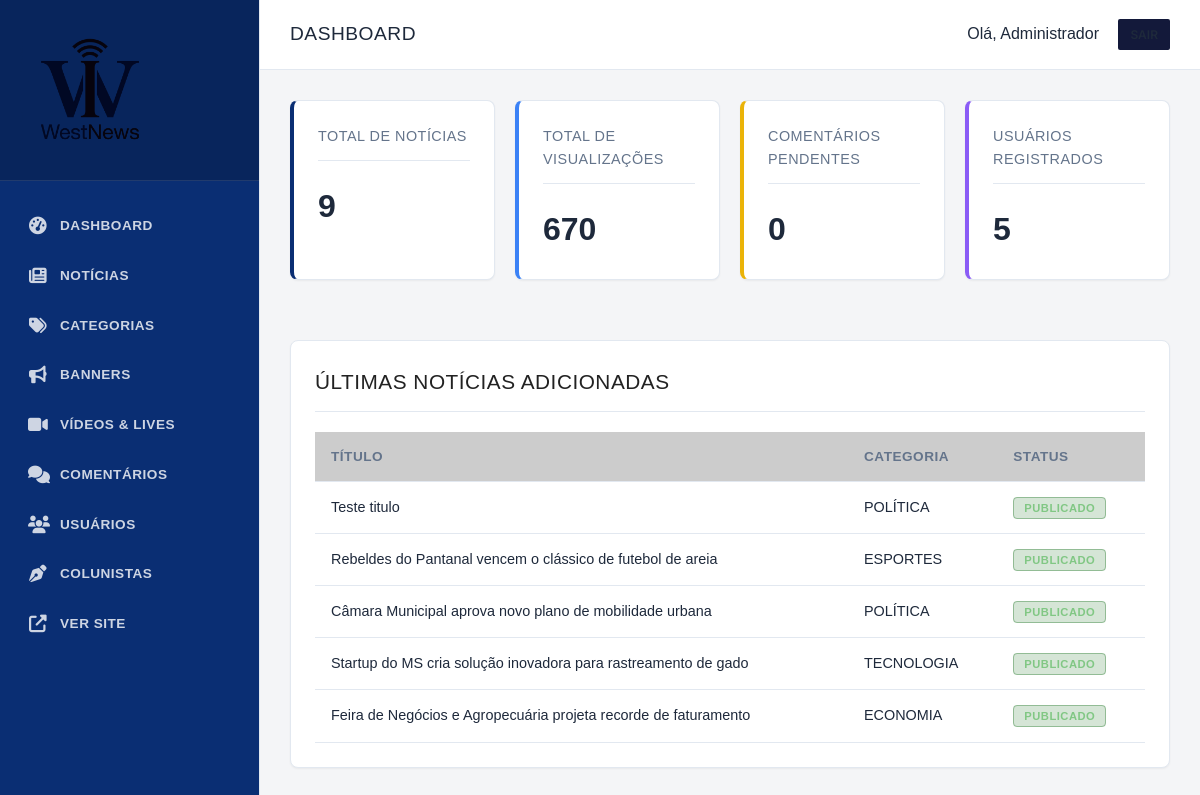
The page /admin/index.php (signed in) on the database as committed earlier.
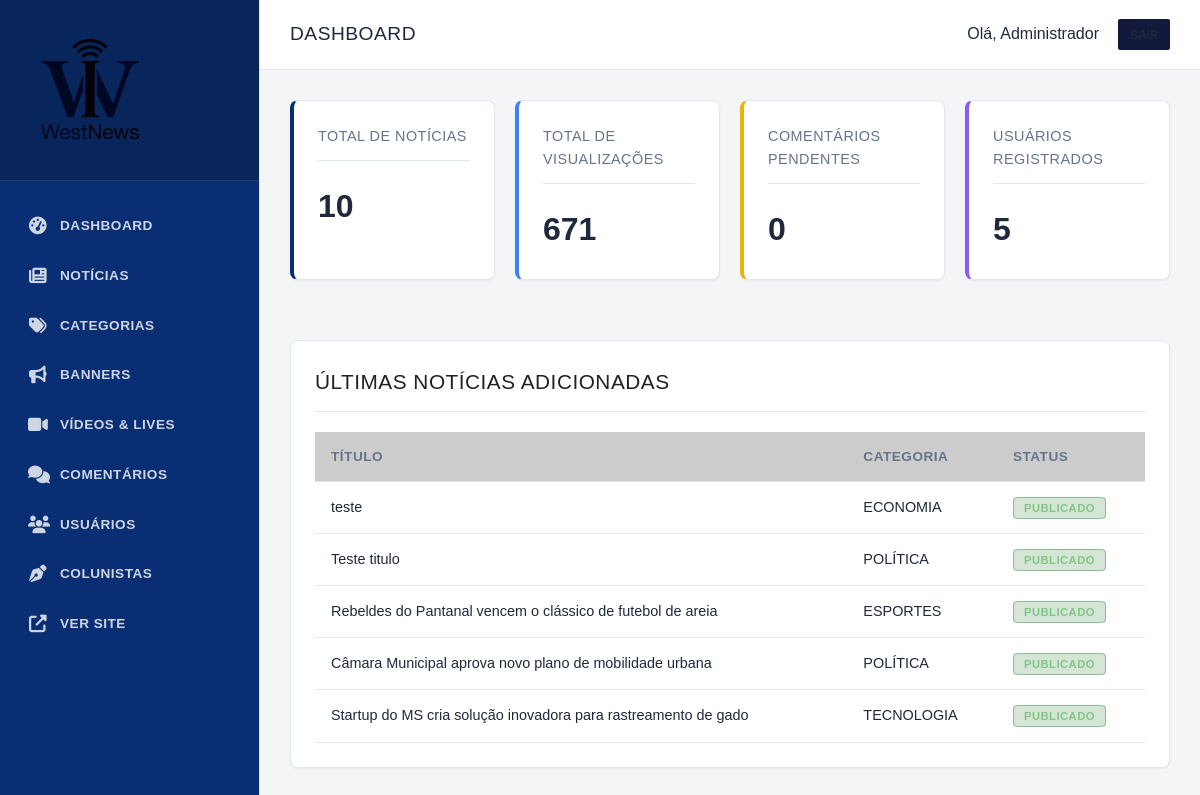
The same page on the database as committed later.
### tables this page shows
CREATE TABLE `noticias` (
  `id` INTEGER PRIMARY KEY AUTOINCREMENT,
  `titulo` TEXT NOT NULL,
  `subtitulo` TEXT DEFAULT NULL,
  `slug` TEXT NOT NULL UNIQUE,
  `conteudo` TEXT NOT NULL,
  `imagem_destacada` TEXT DEFAULT NULL,
  `legenda_imagem` TEXT DEFAULT NULL,
  `autor_id` INTEGER NOT NULL,
  `categoria_id` INTEGER NOT NULL,
  `visualizacoes` INTEGER DEFAULT 0,
  `status` TEXT DEFAULT 'rascunho',
  `destaque` INTEGER DEFAULT 0,
  `urgente` INTEGER DEFAULT 0,
  `criado_em` TIMESTAMP DEFAULT CURRENT_TIMESTAMP,
  `atualizado_em` TIMESTAMP DEFAULT CURRENT_TIMESTAMP, data_agendamento DATETIME DEFAULT NULL, views INTEGER DEFAULT 0, created_at DATETIME, updated_at DATETIME,
  FOREIGN KEY (`autor_id`) REFERENCES `usuarios` (`id`) ON DELETE CASCADE,
  FOREIGN KEY (`categoria_id`) REFERENCES `categorias` (`id`) ON DELETE CASCADE
);

CREATE TABLE `categorias` (
  `id` INTEGER PRIMARY KEY AUTOINCREMENT,
  `nome` TEXT NOT NULL,
  `slug` TEXT NOT NULL UNIQUE,
  `cor` TEXT DEFAULT '#1b5e20',
  `criado_em` TIMESTAMP DEFAULT CURRENT_TIMESTAMP
, created_at DATETIME);

### includes/functions.php (called while the page is built, shortened)
<?php
function escape($string) {
    return htmlspecialchars($string, ENT_QUOTES, 'UTF-8');
}

### admin/index.php (the view, shortened to what this page needs)
<?php
require_once __DIR__ . '/includes/header.php';
$pdo = Database::getInstance();
$total_noticias = $pdo->query("SELECT COUNT(*) FROM noticias")->fetchColumn();
$total_usuarios = $pdo->query("SELECT COUNT(*) FROM usuarios")->fetchColumn();
$total_comentarios = $pdo->query("SELECT COUNT(*) FROM comentarios WHERE status = 'pendente'")->fetchColumn();
$total_views = $pdo->query("SELECT SUM(visualizacoes) FROM noticias")->fetchColumn();
$ultimas = $pdo->query("SELECT n.titulo, n.status, c.nome as categoria
                        FROM noticias n
                        JOIN categorias c ON n.categoria_id = c.id
                        ORDER BY n.criado_em DESC LIMIT 5")->fetchAll();
?>
<div style="display: grid; grid-template-columns: repeat(auto-fit, minmax(200px, 1fr)); gap: 20px; margin-bottom: 30px;">
    <div class="card" style="border-left: 4px solid var(--admin-primary);">
        <h3 style="color: var(--admin-text-light); font-size: 0.9rem; text-transform: uppercase;">Total de Notícias</h3>
        <p style="font-size: 2rem; font-weight: bold; margin-top: 10px;"><?= $total_noticias ?></p>
    </div>
    <div class="card" style="border-left: 4px solid #3b82f6;">
        <h3 style="color: var(--admin-text-light); font-size: 0.9rem; text-transform: uppercase;">Total de Visualizações</h3>
        <p style="font-size: 2rem; font-weight: bold; margin-top: 10px;"><?= $total_views ?? 0 ?></p>
    </div>
    <div class="card" style="border-left: 4px solid #eab308;">
        <h3 style="color: var(--admin-text-light); font-size: 0.9rem; text-transform: uppercase;">Comentários Pendentes</h3>
        <p style="font-size: 2rem; font-weight: bold; margin-top: 10px;"><?= $total_comentarios ?></p>
    </div>
    <div class="card" style="border-left: 4px solid #8b5cf6;">
        <h3 style="color: var(--admin-text-light); font-size: 0.9rem; text-transform: uppercase;">Usuários Registrados</h3>
        <p style="font-size: 2rem; font-weight: bold; margin-top: 10px;"><?= $total_usuarios ?></p>
    </div>
</div>
<div class="card">
    <h3 style="margin-bottom: 20px;">Últimas Notícias Adicionadas</h3>
    <div class="table-responsive">
        <table>
            <thead>
                <tr>
                    <th>Título</th>
                    <th>Categoria</th>
                    <th>Status</th>
                </tr>
            </thead>
            <tbody>
                <?php foreach ($ultimas as $item): ?>
                <tr>
                    <td><?= escape($item['titulo']) ?></td>
                    <td><?= escape($item['categoria']) ?></td>
                    <td>
                        <?php if ($item['status'] === 'publicado'): ?>
                            <span class="badge badge-success">Publicado</span>
                        <?php else: ?>
                            <span class="badge badge-warning">Rascunho</span>
                        <?php endif; ?>
                    </td>
                </tr>
                <?php endforeach; ?>
            </tbody>
        </table>
    </div>
</div>
<?php require_once __DIR__ . '/includes/footer.php'; ?>

Rows that differ between the two databases and show on the page:
no longer on this page (row unchanged): noticias: titulo "Feira de Negócios e Agropecuária projeta recorde de faturamento", categoria.nome "ECONOMIA", status "PUBLICADO"
added noticias: titulo "teste", categoria.nome "ECONOMIA", status "PUBLICADO"
Other text that changed with them:
$total_noticias: "9" → "10"
$total_views: "670" → "671"
